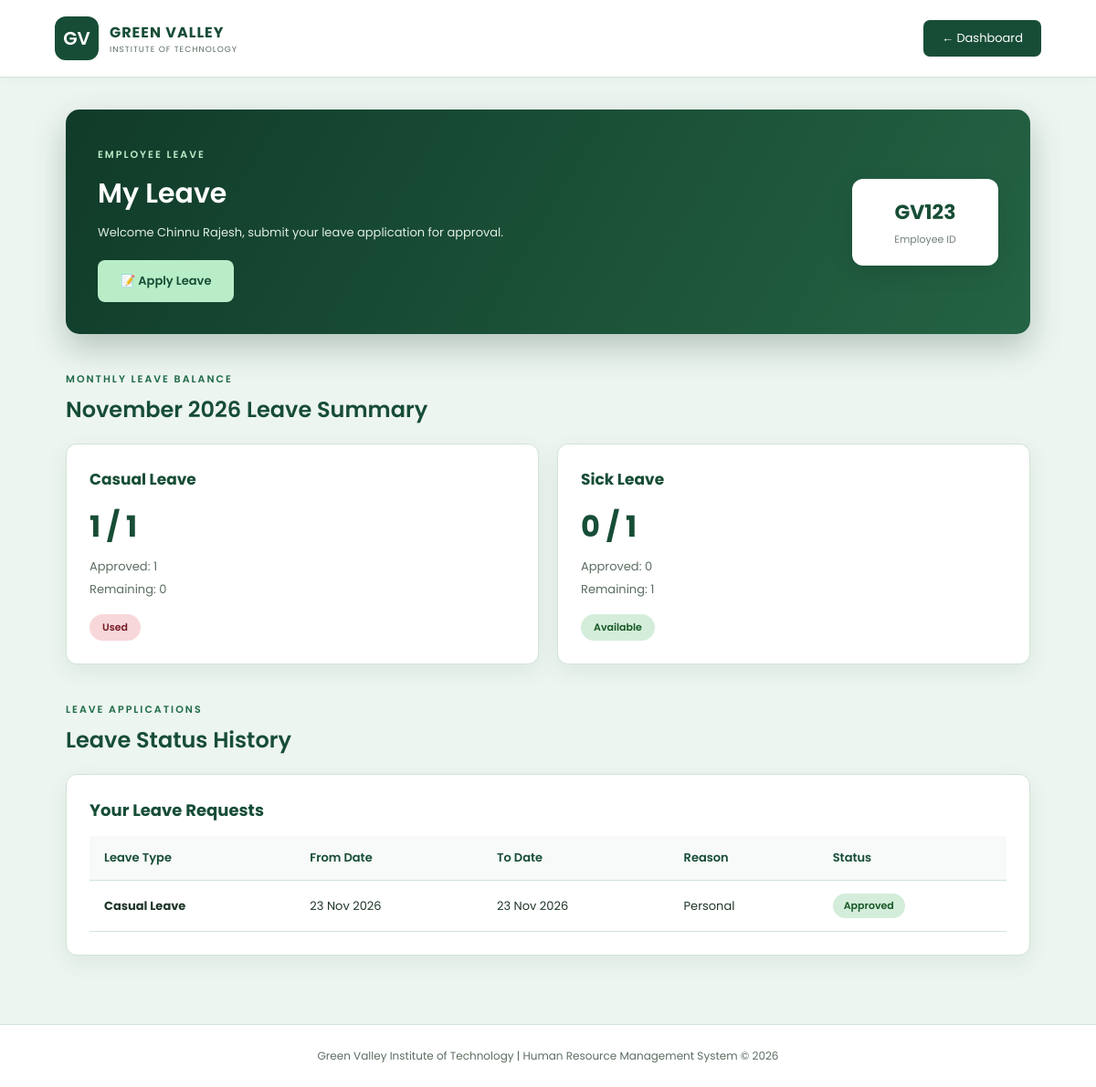
Screenshot of /apply_leave/ (signed in) with the database file from the repository.
### app/models.py (models this page shows, shortened)
class Employee(models.Model):
    user = models.OneToOneField(User, on_delete=models.CASCADE)
    employeeid = models.CharField(max_length=50, unique=True)
    phonenumber = models.CharField(max_length=10, null=True, blank=True)
    department = models.CharField(max_length=100, blank=True)
    designation = models.CharField(max_length=200, blank=True)
    joiningdate = models.DateField(null=True, blank=True)
    salary = models.DecimalField(max_digits=10, decimal_places=2, default=0)

class Leave(models.Model):
    LEAVE_TYPES = [
        ('Casual Leave', 'Casual Leave'),
        ('Sick Leave', 'Sick Leave'),
        ('Emergency Leave', 'Emergency Leave'),
    ]
    STATUS_CHOICES = [
        ('Pending', 'Pending'),
        ('Approved', 'Approved'),
        ('Rejected', 'Rejected'),
    ]
    employee = models.ForeignKey(
        'Employee',
        on_delete=models.CASCADE
    )
    leave_type = models.CharField(
        max_length=30,
        choices=LEAVE_TYPES
    )
    from_date = models.DateField()
    to_date = models.DateField()
    reason = models.TextField()
    status = models.CharField(
        max_length=20,
        choices=STATUS_CHOICES,
        default='Pending'
    )
    applied_on = models.DateTimeField(
        auto_now_add=True
    )

### app/views.py (the view)
# urls.py: path('apply_leave/', views.apply_leave, name='apply_leave'),
@login_required
def apply_leave(request):
    employee = get_object_or_404(
        Employee,
        user=request.user
    )
    today = timezone.localdate()
    leave_records = Leave.objects.filter(
        employee=employee
    ).order_by('-id')
    leave_summary = get_monthly_leave_summary(
        employee,
        today.year,
        today.month
    )
    context = {
        'employee': employee,
        'leave_records': leave_records,
        'leave_summary': leave_summary,
        'current_month': today.strftime('%B %Y'),
    }
    return render(
        request,
        'apply_leave.html',
        context
    )

### templates/apply_leave.html (shortened to what this page needs)
<!DOCTYPE html>
<html lang="en">
<head>
</head>
<body>
    <header>
        <div class="logo">
            <div class="logo-icon">GV</div>
            <div>
                <h2>GREEN VALLEY</h2>
                <p>INSTITUTE OF TECHNOLOGY</p>
            </div>
        </div>
        <a href="{% url 'attendance' %}" class="dashboard-btn">
            ← Dashboard
        </a>
    </header>
    <main class="container">
        <section class="welcome">
            <div>
                <span>EMPLOYEE LEAVE</span>
                <h1>My Leave</h1>
                <p>
                    Welcome {{ employee.user.first_name|title }},
                    submit your leave application for approval.
                </p>
                <a href="{% url 'apply_leave_form' %}" class="mark-btn">
                    📝 Apply Leave
                </a>
            </div>
            <div class="employee-badge">
                <h2>{{ employee.employeeid }}</h2>
                <p>Employee ID</p>
            </div>
        </section>
        <div class="section-heading">
            <span>MONTHLY LEAVE BALANCE</span>
            <h2>{{ current_month }} Leave Summary</h2>
        </div>
        <div class="leave-summary">
            {% for item in leave_summary %}
            <div class="leave-box">
                <h3>{{ item.leave_type }}</h3>
                <div class="leave-count">
                    {{ item.used }} / {{ item.allowed }}
                </div>
                <p>
                    Approved: {{ item.used }}
                </p>
                <p>
                    Remaining: {{ item.remaining }}
                </p>
                {% if item.remaining > 0 %}
                <span class="leave-available">Available</span>
                {% else %}
                <span class="leave-used">Used</span>
                {% endif %}
            </div>
            {% endfor %}
        </div>
        <div class="section-heading">
            <span>LEAVE APPLICATIONS</span>
            <h2>Leave Status History</h2>
        </div>
        <section class="attendance">
            <h2>Your Leave Requests</h2>
            <div class="table-wrapper">
                <table>
                    <thead>
                        <tr>
                            <th>Leave Type</th>
                            <th>From Date</th>
                            <th>To Date</th>
                            <th>Reason</th>
                            <th>Status</th>
                        </tr>
                    </thead>
                    <tbody>
                        {% for leave in leave_records %}
                        <tr>
                            <td>
                                <strong>{{ leave.leave_type }}</strong>
                            </td>
                            <td>
                                {{ leave.from_date|date:"d M Y" }}
                            </td>
                            <td>
                                {{ leave.to_date|date:"d M Y" }}
                            </td>
                            <td>
                                {{ leave.reason|truncatechars:30 }}
                            </td>
                            <td>
                                <span class="status {{ leave.status }}">
                                    {{ leave.status }}
                                </span>
                            </td>
                        </tr>
                        {% empty %}
                        <tr>
                            <td colspan="5" class="empty">
                                No leave applications found.
                            </td>
                        </tr>
                        {% endfor %}
                    </tbody>
                </table>
            </div>
        </section>
    </main>
    <footer>
        Green Valley Institute of Technology |
        Human Resource Management System © 2026
    </footer>
</body>
</html>

### templates/apply_leave.html (style rules this page uses)
:root { --primary-dark: #0d3b23; --primary: #174d36; --accent: #1e6b48; --bg-main: #edf5f0; --card-bg: #ffffff; --text-main: #20372a; --text-muted: #5c6e61; --border-color: #d2e3d7; --shadow: 0 8px 25px rgba(23, 77, 54, 0.08); --shadow-hover: 0 14px 30px rgba(23, 77, 54, 0.15); }
* { margin: 0; padding: 0; box-sizing: border-box; }
body { font-family: 'Poppins', Arial, sans-serif; background: var(--bg-main); color: var(--text-main); }
header { min-height: 85px; padding: 15px 5%; display: flex; justify-content: space-between; align-items: center; background: white; border-bottom: 1px solid var(--border-color); box-shadow: 0 2px 10px rgba(0, 0, 0, 0.03); position: sticky; top: 0; z-index: 100; }
.logo { display: flex; align-items: center; gap: 12px; }
.logo-icon { width: 48px; height: 48px; background: var(--primary); color: white; display: flex; justify-content: center; align-items: center; border-radius: 12px; font-weight: 600; font-size: 20px; }
.logo h2 { color: var(--primary); font-size: 16px; letter-spacing: 1px; }
.logo p { font-size: 9px; color: var(--text-muted); letter-spacing: 1px; }
.dashboard-btn { padding: 10px 20px; background: var(--primary); color: white; text-decoration: none; border-radius: 7px; font-size: 13px; transition: 0.3s; }
.container { padding: 35px 6%; }
.welcome { padding: 35px; border-radius: 15px; background: linear-gradient(120deg, #103b29, #246344); color: white; display: flex; justify-content: space-between; align-items: center; gap: 20px; box-shadow: 0 15px 35px rgba(13, 56, 34, 0.25); }
.welcome span { color: #b9edc8; font-size: 11px; letter-spacing: 2px; font-weight: 600; }
.welcome h1 { font-size: 30px; margin: 10px 0; font-weight: 600; }
.welcome p { color: #e0eee3; font-size: 13px; margin-top: 5px; }
.employee-badge { padding: 20px; min-width: 160px; background: white; color: var(--primary); border-radius: 12px; text-align: center; box-shadow: 0 8px 25px rgba(0, 0, 0, 0.1); }
.employee-badge h2 { font-size: 22px; }
.employee-badge p { color: #738076; font-size: 11px; margin-top: 5px; }
.section-heading { margin: 35px 0 20px; }
.section-heading span { color: var(--accent); font-size: 11px; letter-spacing: 2px; font-weight: 600; }
.section-heading h2 { margin-top: 5px; color: var(--primary); font-size: 24px; font-weight: 600; }
.attendance { background: white; padding: 25px; border: 1px solid var(--border-color); border-radius: 12px; box-shadow: var(--shadow); }
.attendance h2 { font-size: 18px; color: var(--primary); margin-bottom: 15px; }
.table-wrapper { overflow-x: auto; }
table { width: 100%; border-collapse: collapse; font-size: 13px; text-align: left; }
th, td { padding: 14px 16px; border-bottom: 1px solid var(--border-color); }
th { background-color: #f7faf8; color: var(--primary); font-weight: 600; }
.status { padding: 5px 12px; border-radius: 20px; font-size: 11px; font-weight: 600; display: inline-block; text-transform: capitalize; }
.status.Approved, .status.approved { background-color: #d4edda; color: #155724; }
footer { padding: 25px; margin-top: 40px; text-align: center; background: white; border-top: 1px solid var(--border-color); color: var(--text-muted); font-size: 12px; }
.mark-btn { margin-top: 20px; padding: 13px 25px; background: #b9edc8; color: #174d36; border: none; border-radius: 8px; font-size: 13px; font-weight: 600; font-family: inherit; cursor: pointer; transition: 0.3s; display: inline-block; text-decoration: none; }
.leave-summary { display: grid; grid-template-columns: repeat(2, 1fr); gap: 20px; margin-bottom: 30px; }
.leave-box { background: white; padding: 25px; border: 1px solid #d2e3d7; border-radius: 12px; box-shadow: 0 8px 25px rgba(23,77,54,0.08); }
.leave-box h3 { color: #174d36; font-size: 17px; margin-bottom: 15px; }
.leave-count { font-size: 32px; font-weight: 700; color: #174d36; margin-bottom: 10px; }
.leave-box p { font-size: 13px; color: #5c6e61; margin-bottom: 5px; }
.leave-available, .leave-used { display: inline-block; margin-top: 12px; padding: 6px 14px; border-radius: 20px; font-size: 11px; font-weight: 600; }
.leave-available { background: #d4edda; color: #155724; }
.leave-used { background: #f8d7da; color: #721c24; }

### rows the page displays
Employee: user.first_name "Chinnu Rajesh", employeeid "GV123"
Leave: leave_type "Casual Leave", used "1", allowed "1", remaining "0", shows "Used", from_date "23 Nov 2026", to_date "23 Nov 2026", reason "Personal", status "Approved"

### other values shown
{{ current_month }} "November 2026"
{{ item.leave_type }} "Sick Leave"
{{ item.used }} "0"
{{ item.allowed }} "1"
{{ item.remaining }} "1"
